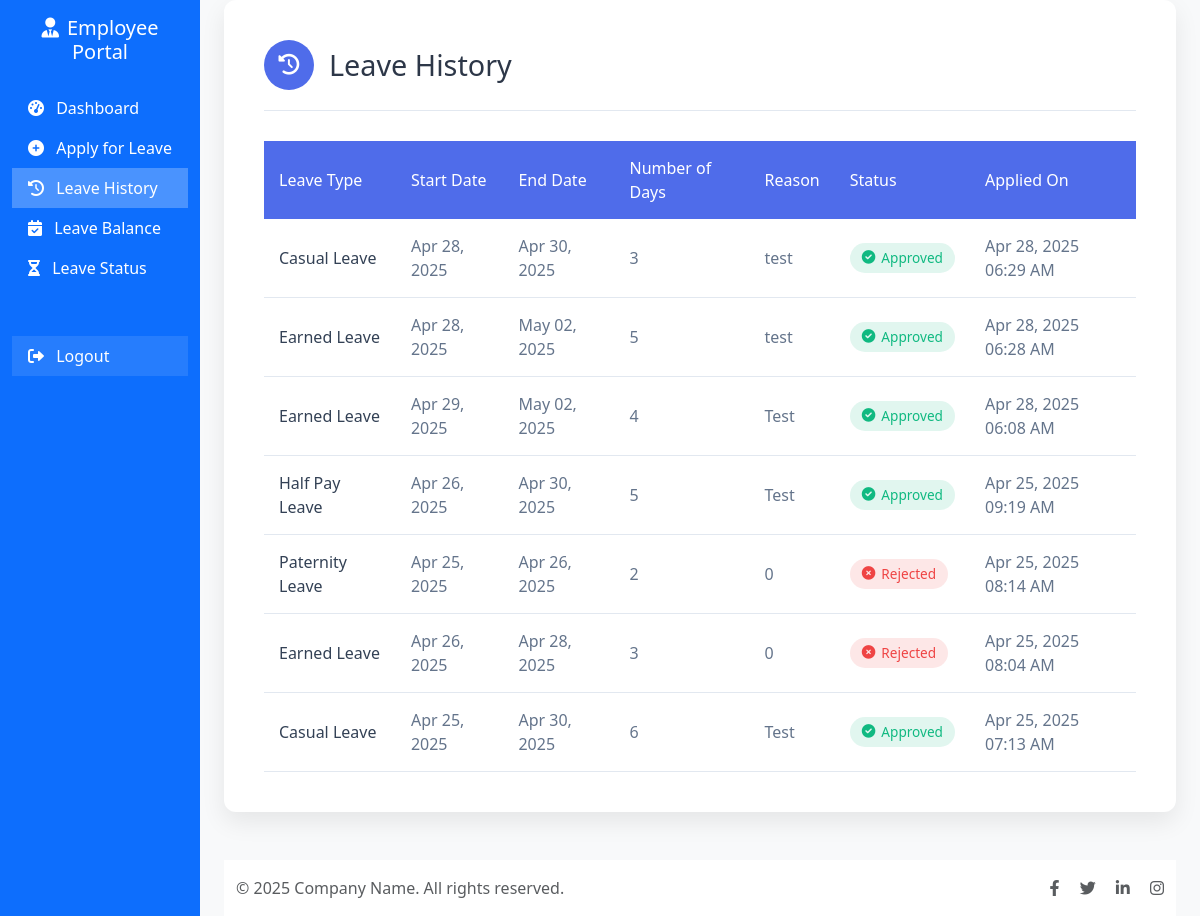
The page /employee/leave_history.php (signed in) on the database its author committed.
### tables this page shows
CREATE TABLE `leave_requests` (
  `id` int(11) NOT NULL,
  `user_id` int(11) NOT NULL,
  `leave_type_id` int(11) NOT NULL,
  `leave_type` varchar(255) NOT NULL,
  `start_date` date NOT NULL,
  `end_date` date NOT NULL,
  `reason` text DEFAULT NULL,
  `medical_certificate` varchar(255) DEFAULT NULL,
  `status` enum('pending','approved','rejected') NOT NULL DEFAULT 'pending',
  `approved_by` int(11) DEFAULT NULL,
  `approval_date` date DEFAULT NULL,
  `applied_at` timestamp NOT NULL DEFAULT current_timestamp(),
  `submitted_at` timestamp NOT NULL DEFAULT current_timestamp(),
  `created_at` timestamp NOT NULL DEFAULT current_timestamp(),
  `rejection_reason` varchar(1000) DEFAULT NULL,
  `days` int(11) NOT NULL
);

CREATE TABLE `leavetypes` (
  `LeaveTypeID` int(11) NOT NULL,
  `LeaveName` varchar(100) NOT NULL,
  `MaxPerYear` int(11) DEFAULT NULL,
  `MaxAtATime` int(11) DEFAULT NULL,
  `Accumulable` tinyint(1) DEFAULT 1,
  `GenderSpecific` enum('All','Male','Female') DEFAULT 'All',
  `Description` text DEFAULT NULL
);

### employee/leave_history.php (the view, shortened to what this page needs)
<?php
include('../config/db.php');
$user_id = $_SESSION['user_id'];
$sql = "SELECT lr.*, lt.LeaveName
        FROM leave_requests lr
        LEFT JOIN leavetypes lt ON lr.leave_type_id = lt.LeaveTypeID
        WHERE lr.user_id = ?
        ORDER BY lr.applied_at DESC";
$stmt = $conn->prepare($sql);
$stmt->bind_param("i", $user_id);
$stmt->execute();
$result = $stmt->get_result();
$leave_history = [];
while ($row = $result->fetch_assoc()) {
    $leave_history[] = $row;
}
?>
<?php include('header.php'); ?>
<div style="width: 100%; max-width: 1000px; background: white; border-radius: 12px; box-shadow: 0 10px 25px rgba(0, 0, 0, 0.08); padding: 40px;">
    <div style="display: flex; align-items: center; gap: 15px; margin-bottom: 30px; padding-bottom: 20px; border-bottom: 1px solid #e2e8f0;">
        <div style="background: #4f6cea; width: 50px; height: 50px; border-radius: 50%; display: flex; align-items: center; justify-content: center;">
            <i class="fas fa-history" style="color: white; font-size: 1.3rem;"></i>
        </div>
        <h2 style="margin: 0; color: #2d3748; font-size: 1.8rem;"> Leave History</h2>
    </div>
    <?php if (count($leave_history) > 0): ?>
        <div style="overflow-x: auto;">
            <table style="width: 100%; border-collapse: separate; border-spacing: 0; min-width: 800px;">
                <thead>
                    <tr>
                        <th style="padding: 15px; text-align: left; background: #4f6cea; color: white; font-weight: 500; position: sticky; top: 0; z-index: 10;">Leave Type</th>
                        <th style="padding: 15px; text-align: left; background: #4f6cea; color: white; font-weight: 500; position: sticky; top: 0; z-index: 10;">Start Date</th>
                        <th style="padding: 15px; text-align: left; background: #4f6cea; color: white; font-weight: 500; position: sticky; top: 0; z-index: 10;">End Date</th>
                        <th style="padding: 15px; text-align: left; background: #4f6cea; color: white; font-weight: 500; position: sticky; top: 0; z-index: 10;">Number of Days</th>
                        <th style="padding: 15px; text-align: left; background: #4f6cea; color: white; font-weight: 500; position: sticky; top: 0; z-index: 10;">Reason</th>
                        <th style="padding: 15px; text-align: left; background: #4f6cea; color: white; font-weight: 500; position: sticky; top: 0; z-index: 10;">Status</th>
                        <th style="padding: 15px; text-align: left; background: #4f6cea; color: white; font-weight: 500; position: sticky; top: 0; z-index: 10;">Applied On</th>
                    </tr>
                </thead>
                <tbody>
                    <?php foreach ($leave_history as $leave): ?>
                        <tr style="transition: all 0.2s;"
                            onmouseover="this.style.backgroundColor='#f8fafc'; this.style.transform='translateY(-2px)'; this.style.boxShadow='0 4px 12px rgba(0, 0, 0, 0.05)';"
                            onmouseout="this.style.backgroundColor='white'; this.style.transform='translateY(0)'; this.style.boxShadow='none';">
                            <td style="padding: 15px; border-bottom: 1px solid #e2e8f0; color: #334155; font-weight: 500;"><?php echo htmlspecialchars($leave['LeaveName']); ?></td>
                            <td style="padding: 15px; border-bottom: 1px solid #e2e8f0; color: #64748b;"><?php echo date('M d, Y', strtotime($leave['start_date'])); ?></td>
                            <td style="padding: 15px; border-bottom: 1px solid #e2e8f0; color: #64748b;"><?php echo date('M d, Y', strtotime($leave['end_date'])); ?></td>
                            <td style="padding: 15px; border-bottom: 1px solid #e2e8f0; color: #64748b;"><?php echo htmlspecialchars( $leave['days']); ?></td>
                            <td style="padding: 15px; border-bottom: 1px solid #e2e8f0; color: #64748b; max-width: 250px; overflow: hidden; text-overflow: ellipsis; white-space: nowrap;" title="<?php echo htmlspecialchars($leave['reason']); ?>">
                                <?php echo htmlspecialchars($leave['reason']); ?>
                            </td>
                            <td style="padding: 15px; border-bottom: 1px solid #e2e8f0;">
                                <span style="display: inline-flex; align-items: center; gap: 6px; padding: 5px 12px; border-radius: 20px; font-weight: 500; font-size: 0.85rem;
                                      <?php
                                      if ($leave['status'] == 'approved') echo 'background-color: #10b98120; color: #10b981;';
                                      elseif ($leave['status'] == 'rejected') echo 'background-color: #ef444420; color: #ef4444;';
                                      else echo 'background-color: #f59e0b20; color: #f59e0b;';
                                      ?>">
                                    <?php if ($leave['status'] == 'approved'): ?>
                                        <i class="fas fa-check-circle"></i>
                                    <?php elseif ($leave['status'] == 'rejected'): ?>
                                        <i class="fas fa-times-circle"></i>
                                    <?php else: ?>
                                        <i class="fas fa-hourglass-half"></i>
                                    <?php endif; ?>
                                    <?php echo htmlspecialchars(ucfirst($leave['status'])); ?>
                                </span>
                            </td>
                            <td style="padding: 15px; border-bottom: 1px solid #e2e8f0; color: #64748b;"><?php echo date('M d, Y h:i A', strtotime($leave['applied_at'])); ?></td>
                        </tr>
                    <?php endforeach; ?>
                </tbody>
            </table>
        </div>
    <?php endif; ?>
</div>
<?php include('footer.php'); ?>

### rows shown on the page
leave_requests: leave_type.LeaveName "Casual Leave", start_date "Apr 28, 2025", end_date "Apr 30, 2025", days "3", reason "test", status "Approved", applied_at "Apr 28, 2025 06:29 AM"
leave_requests: leave_type.LeaveName "Earned Leave", start_date "Apr 28, 2025", end_date "May 02, 2025", days "5", reason "test", status "Approved", applied_at "Apr 28, 2025 06:28 AM"
leave_requests: leave_type.LeaveName "Earned Leave", start_date "Apr 29, 2025", end_date "May 02, 2025", days "4", reason "Test", status "Approved", applied_at "Apr 28, 2025 06:08 AM"
leave_requests: leave_type.LeaveName "Half Pay Leave", start_date "Apr 26, 2025", end_date "Apr 30, 2025", days "5", reason "Test", status "Approved", applied_at "Apr 25, 2025 09:19 AM"
leave_requests: leave_type.LeaveName "Paternity Leave", start_date "Apr 25, 2025", end_date "Apr 26, 2025", days "2", reason "0", status "Rejected", applied_at "Apr 25, 2025 08:14 AM"
leave_requests: leave_type.LeaveName "Earned Leave", start_date "Apr 26, 2025", end_date "Apr 28, 2025", days "3", reason "0", status "Rejected", applied_at "Apr 25, 2025 08:04 AM"
leave_requests: leave_type.LeaveName "Casual Leave", start_date "Apr 25, 2025", end_date "Apr 30, 2025", days "6", reason "Test", status "Approved", applied_at "Apr 25, 2025 07:13 AM"
